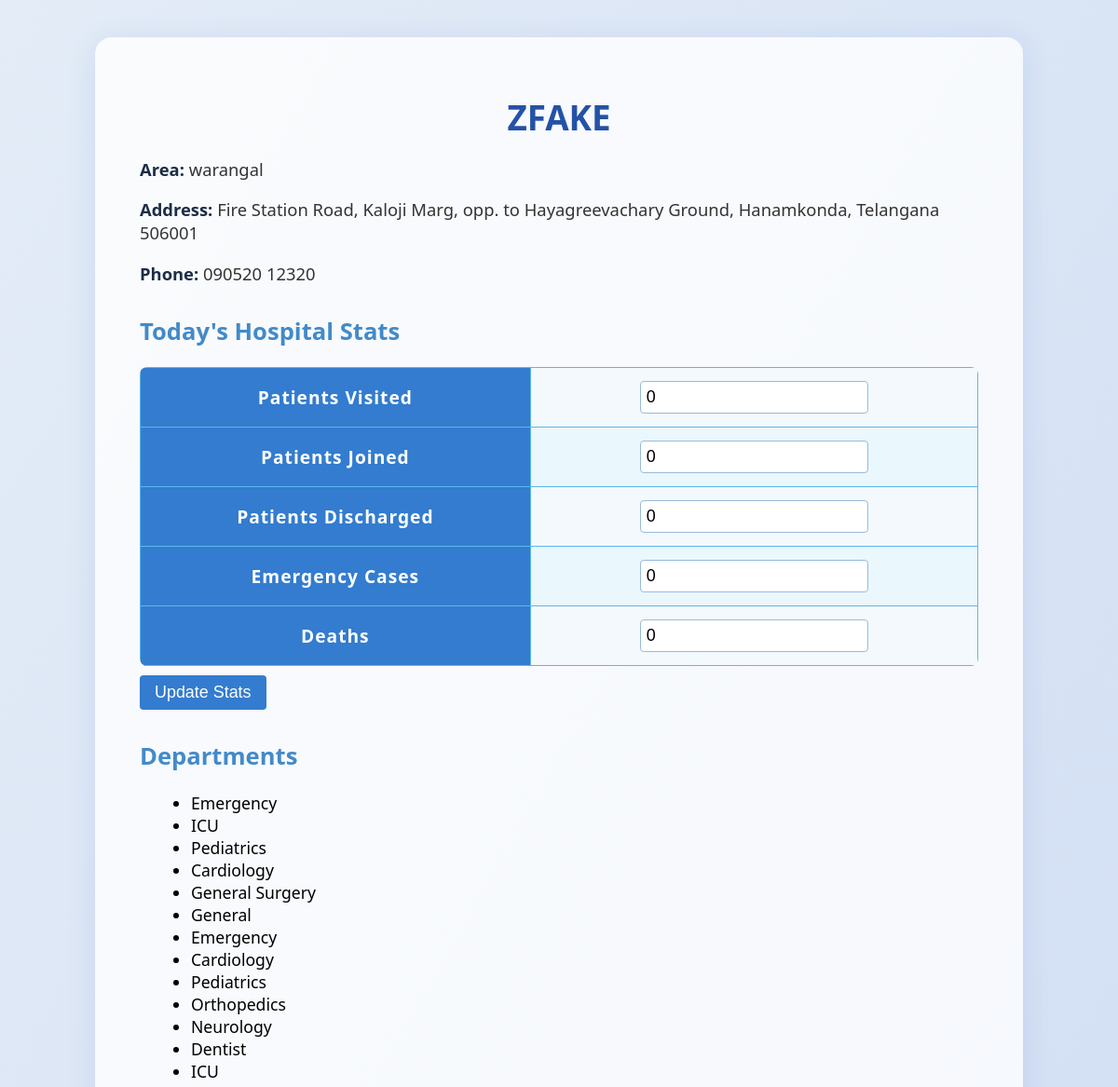
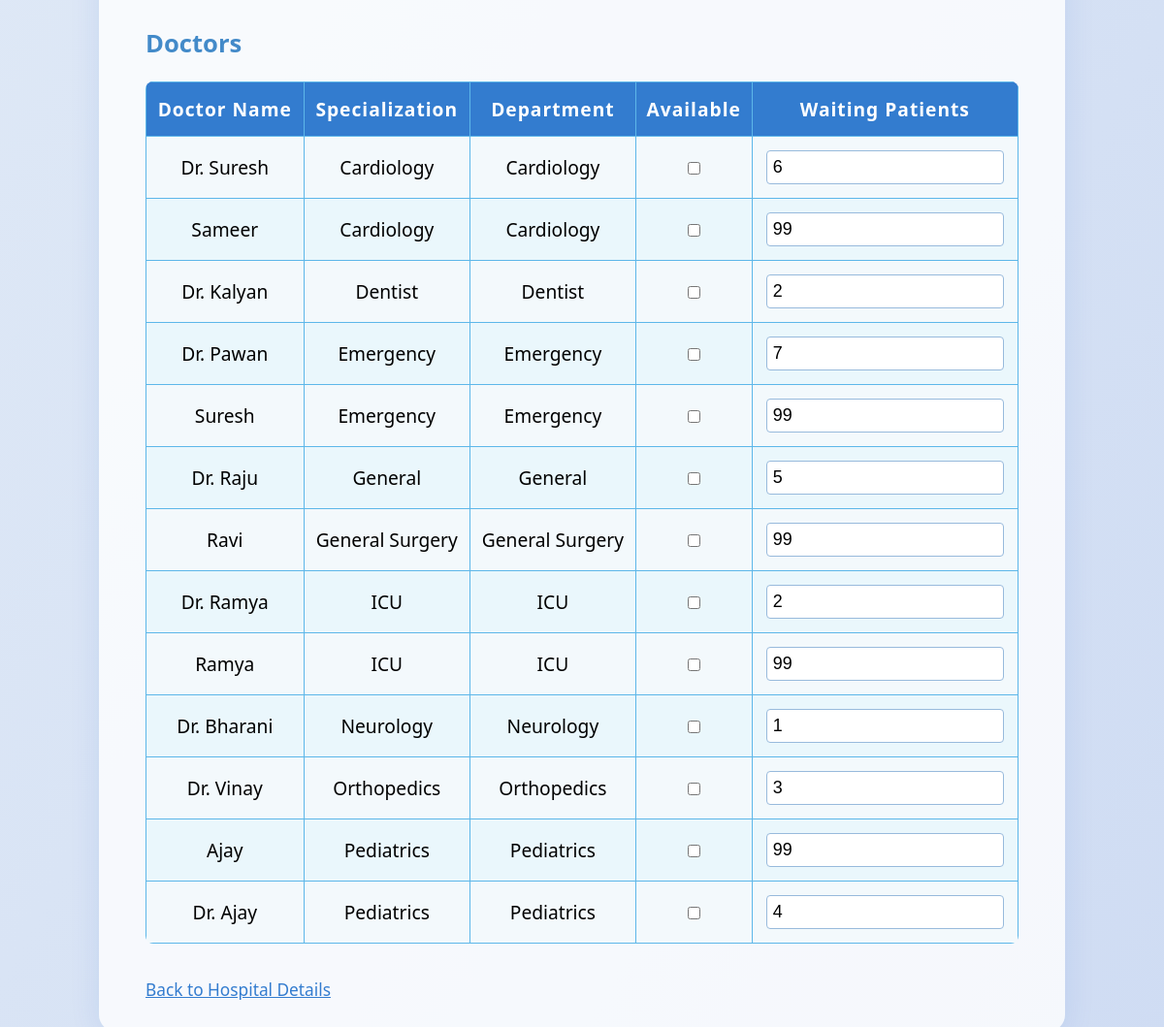
The app's page /hospital/1/update with its own data (2 pictures, top to bottom).
### tables this page shows
CREATE TABLE hospitals (
    hospital_id INTEGER PRIMARY KEY AUTOINCREMENT,
    name TEXT NOT NULL,
    address TEXT,
    phone TEXT,
    receptionist_phone TEXT,
    ambulance_available BOOLEAN,
    emergency_services BOOLEAN
, lat REAL, lon REAL, area TEXT);

CREATE TABLE departments (
    department_id INTEGER PRIMARY KEY AUTOINCREMENT,
    hospital_id INTEGER,
    name TEXT,
    FOREIGN KEY (hospital_id) REFERENCES hospitals(hospital_id)
);

CREATE TABLE doctors (
    doctor_id INTEGER PRIMARY KEY AUTOINCREMENT,
    hospital_id INTEGER,
    department_id INTEGER,
    doctor_name TEXT,
    specialization TEXT,
    available BOOLEAN,
    waiting_patients INTEGER,
    FOREIGN KEY (hospital_id) REFERENCES hospitals(hospital_id),
    FOREIGN KEY (department_id) REFERENCES departments(department_id)
);

### app.py (the view, shortened to what this page needs)
@app.route('/hospital/<int:hospital_id>/update', methods=['GET', 'POST'])
def update_hospital_doctors(hospital_id):
    today = date.today().isoformat()
    conn = get_db()
    hospital = conn.execute('SELECT * FROM hospitals WHERE hospital_id=?', (hospital_id,)).fetchone()
    if not hospital:
        conn.close()
        return "Hospital not found", 404
    departments = conn.execute('SELECT * FROM departments WHERE hospital_id=?', (hospital_id,)).fetchall()
    doctors = conn.execute('''
        SELECT d.doctor_id, d.doctor_name, d.specialization, d.available, d.waiting_patients, dep.name as department_name
        FROM doctors d
        JOIN departments dep ON d.department_id = dep.department_id
        WHERE d.hospital_id=?
        ORDER BY dep.name, d.doctor_name
    ''', (hospital_id,)).fetchall()
    stats = conn.execute('SELECT * FROM hospital_stats WHERE hospital_id=? AND date=?', (hospital_id, today)).fetchone()
    conn.close()
    if not stats:
        stats = {
            'patients_visited': 0,
            'patients_joined': 0,
            'patients_discharged': 0,
            'emergency_cases': 0,
            'deaths': 0
        }
    return render_template('hospital_update.html', hospital=hospital, departments=departments, doctors=doctors, stats=stats)

### app.py (called while the page is built)
def get_db():
    conn = sqlite3.connect(DB)
    conn.row_factory = sqlite3.Row
    return conn

### templates/hospital_update.html (shortened to what this page needs)
<!doctype html>
<html>
<head>
</head>
<body>
    <div class="container">
        <h1>{{ hospital.name }}</h1>
        <div class="info-section">
            <p><strong>Area:</strong> {{ hospital.area }}</p>
            <p><strong>Address:</strong> {{ hospital.address }}</p>
            <p><strong>Phone:</strong> {{ hospital.phone }}</p>
        </div>
        <h2>Today's Hospital Stats</h2>
        <form method="POST">
            <table>
                <tr>
                    <th>Patients Visited</th>
                    <td><input type="number" name="patients_visited" min="0" value="{{ stats.patients_visited }}"></td>
                </tr>
                <tr>
                    <th>Patients Joined</th>
                    <td><input type="number" name="patients_joined" min="0" value="{{ stats.patients_joined }}"></td>
                </tr>
                <tr>
                    <th>Patients Discharged</th>
                    <td><input type="number" name="patients_discharged" min="0" value="{{ stats.patients_discharged }}">
                    </td>
                </tr>
                <tr>
                    <th>Emergency Cases</th>
                    <td><input type="number" name="emergency_cases" min="0" value="{{ stats.emergency_cases }}"></td>
                </tr>
                <tr>
                    <th>Deaths</th>
                    <td><input type="number" name="deaths" min="0" value="{{ stats.deaths }}"></td>
                </tr>
            </table>
            <button type="submit">Update Stats</button>
        </form>
        <h2>Departments</h2>
        <ul>
            {% for dep in departments %}
            <li>{{ dep.name }}</li>
            {% else %}
            <li>No departments found.</li>
            {% endfor %}
        </ul>
        <h2>Doctors</h2>
        <form id="updateForm">
            <table>
                <thead>
                    <tr>
                        <th>Doctor Name</th>
                        <th>Specialization</th>
                        <th>Department</th>
                        <th>Available</th>
                        <th>Waiting Patients</th>
                    </tr>
                </thead>
                <tbody>
                    {% for doc in doctors %}
                    <tr>
                        <td>{{ doc.doctor_name }}</td>
                        <td>{{ doc.specialization }}</td>
                        <td>{{ doc.department_name }}</td>
                        <td>
                            <input type="checkbox" id="available_{{ doc.doctor_id }}"  onchange="updateDoctor({{ doc.doctor_id }})">
                        </td>
                        <td>
                            <input type="number" min="0" id="waiting_{{ doc.doctor_id }}"
                                value="{{ doc.waiting_patients }}" onchange="updateDoctor({{ doc.doctor_id }})">
                        </td>
                    </tr>
                    {% endfor %}
                </tbody>
            </table>
        </form>
        <a href="/hospital/{{ hospital.hospital_id }}" class="back-link">Back to Hospital Details</a>
    </div>
</body>
</html>

### templates/hospital_update.html (style rules this page uses)
body { font-family: 'Segoe UI', Arial, sans-serif; background: linear-gradient(120deg, #e3ecf7 0%, #cfdcf3 100%); margin: 0; padding: 0; }
.container { max-width: 900px; margin: 40px auto; background: #ffffffcc; border-radius: 18px; box-shadow: 0 4px 32px rgba(0, 80, 200, 0.10); padding: 36px 48px 32px 48px; }
h1 { color: #2452a6; font-size: 2.3rem; margin-bottom: 15px; text-align: center; }
h2 { font-size: 1.6rem; color: #438AC9; margin-top: 32px; }
.info-section { margin-bottom: 22px; font-size: 1.15rem; color: #333333; }
.info-section strong { color: #1d2d46; }
ul { margin-left: 15px; font-size: 1.1rem; }
table { width: 100%; font-size: 1.2rem; border-collapse: collapse; margin-top: 20px; background: #f3f9fc; border-radius: 8px; overflow: hidden; }
th, td { border: 1.5px solid #5db7e9; padding: 14px 8px; text-align: center; }
th { background: #337ccf; color: white; letter-spacing: 1px; }
tr:nth-child(even) { background: #eaf7fc; }
input[type="number"], input[type="checkbox"] { font-size: 1.12rem; padding: 6px; border-radius: 4px; border: 1.5px solid #98badc; outline: none; margin-bottom: 0; }
.back-link { font-size: 1.08rem; color: #337ccf; text-decoration: underline; margin-top: 36px; display: inline-block; }
button { font-size: 1.12rem; background: #337ccf; color: white; border-radius: 4px; padding: 8px 16px; border: none; margin-top: 10px; cursor: pointer; }

### records on screen
hospitals: name "ZFAKE", area "warangal", address "Fire Station Road, Kaloji Marg, opp. to Hayagreevachary Ground, Hanamkonda, Telangana 506001", phone "090520 12320"
departments: name "Emergency"
departments: name "ICU"
departments: name "Pediatrics"
departments: name "Cardiology"
departments: name "General Surgery"
departments: name "General"
departments: name "Emergency"
departments: name "Cardiology"
departments: name "Pediatrics"
departments: name "Orthopedics"
departments: name "Neurology"
departments: name "Dentist"
departments: name "ICU"
doctors: doctor_name "Dr. Suresh", specialization "Cardiology", department_name "Cardiology", waiting_patients "6"
doctors: doctor_name "Sameer", specialization "Cardiology", department_name "Cardiology", waiting_patients "99"
doctors: doctor_name "Dr. Kalyan", specialization "Dentist", department_name "Dentist", waiting_patients "2"
doctors: doctor_name "Dr. Pawan", specialization "Emergency", department_name "Emergency", waiting_patients "7"
doctors: doctor_name "Suresh", specialization "Emergency", department_name "Emergency", waiting_patients "99"
doctors: doctor_name "Dr. Raju", specialization "General", department_name "General", waiting_patients "5"
doctors: doctor_name "Ravi", specialization "General Surgery", department_name "General Surgery", waiting_patients "99"
doctors: doctor_name "Dr. Ramya", specialization "ICU", department_name "ICU", waiting_patients "2"
doctors: doctor_name "Ramya", specialization "ICU", department_name "ICU", waiting_patients "99"
doctors: doctor_name "Dr. Bharani", specialization "Neurology", department_name "Neurology", waiting_patients "1"
doctors: doctor_name "Dr. Vinay", specialization "Orthopedics", department_name "Orthopedics", waiting_patients "3"
doctors: doctor_name "Ajay", specialization "Pediatrics", department_name "Pediatrics", waiting_patients "99"
doctors: doctor_name "Dr. Ajay", specialization "Pediatrics", department_name "Pediatrics", waiting_patients "4"
